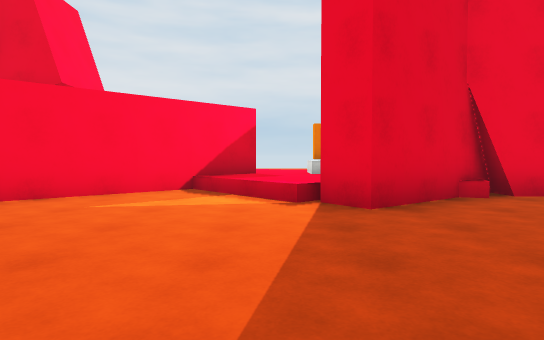
[1] (above)

24 first-person views from a walk through a Unity game level. The camera is 1.2 m above the floor, tilts 2° down and sees 75° across. The floor is counted in squares, 2 m on a side. Each view is taken from the middle of a square. On the plan, view 1 faces up. The plan holds only what a view shows up to about 10 squares ahead; the rest is blank. The place goes on beyond the plan. Surface patterns are stand-ins for the level's own textures.

[2]
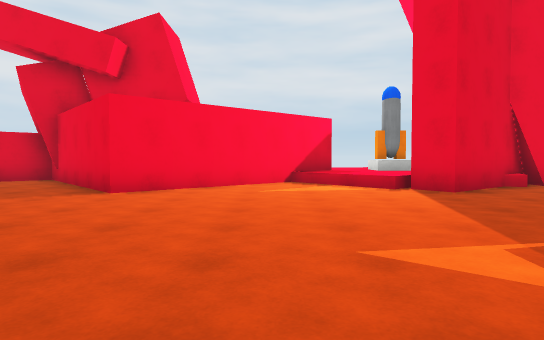

[3]
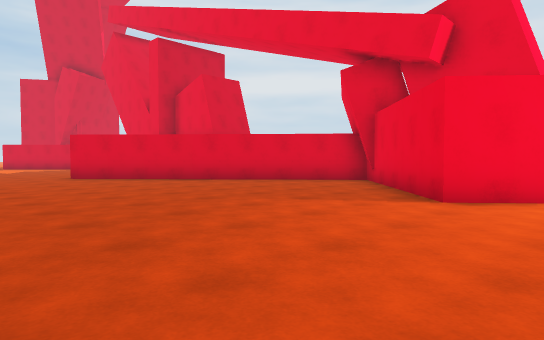

[4]
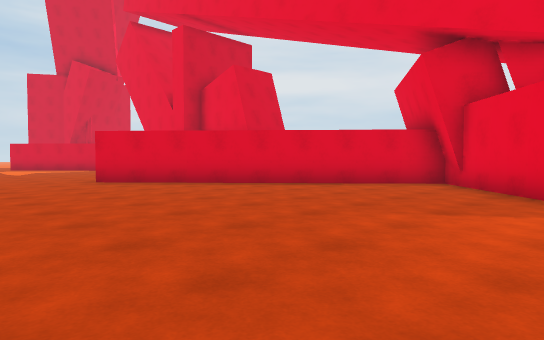

[5]
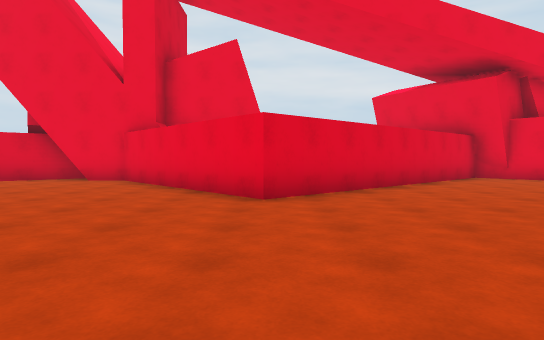

[6]
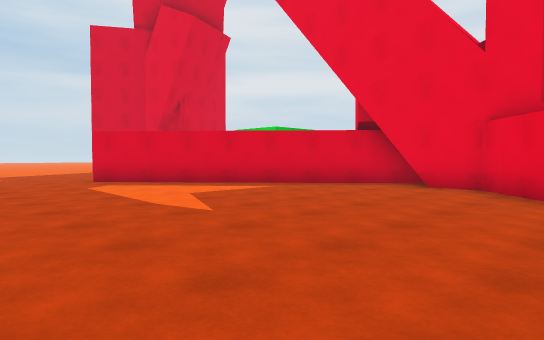

[7]
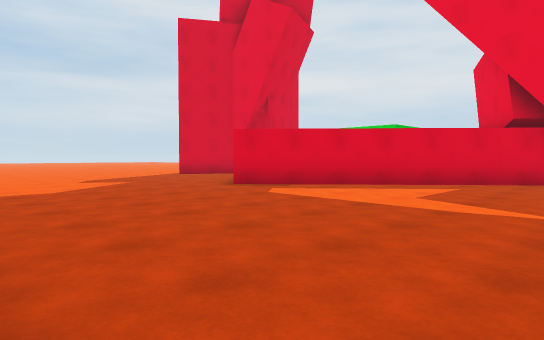

[8]
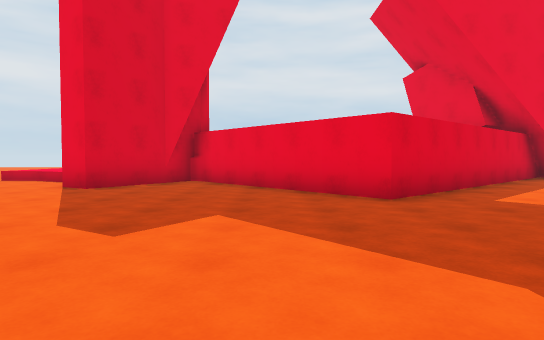

[9]
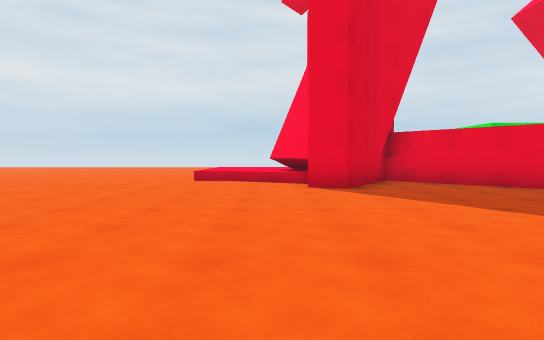

[10]
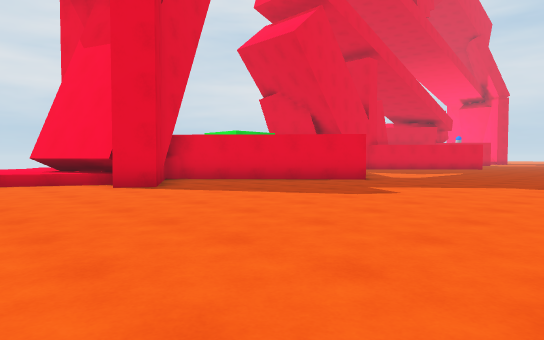

[11]
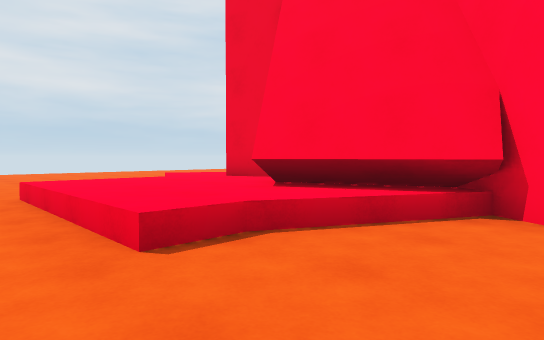

[12]
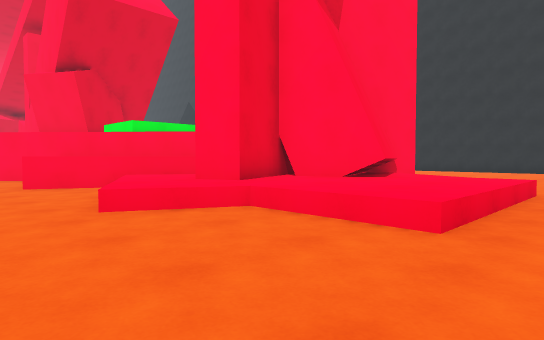

[13]
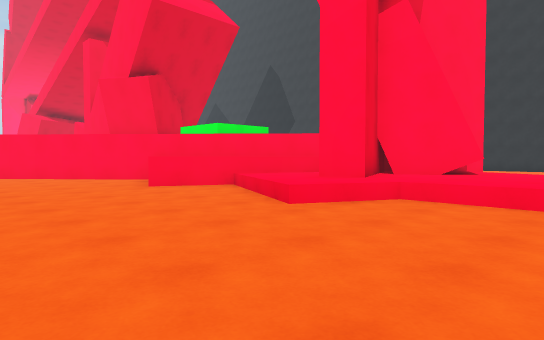

[14]
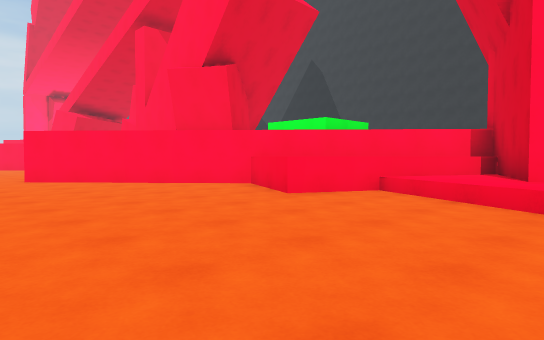

[15]
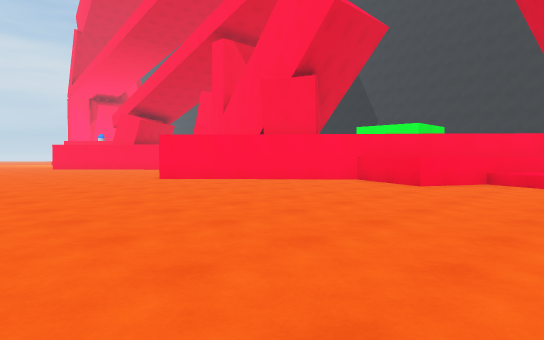

[16]
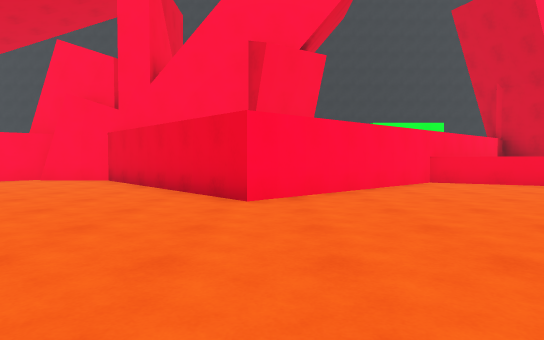

[17]
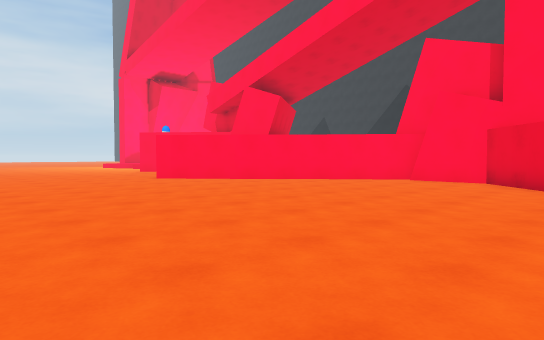

[18]
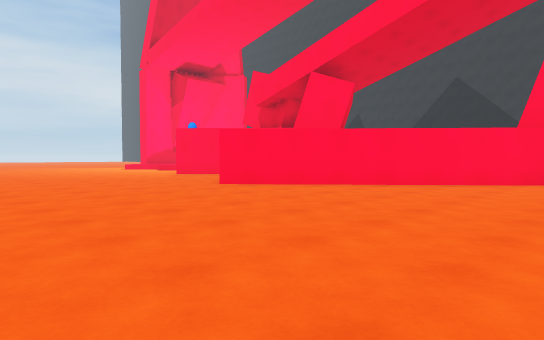

[19]
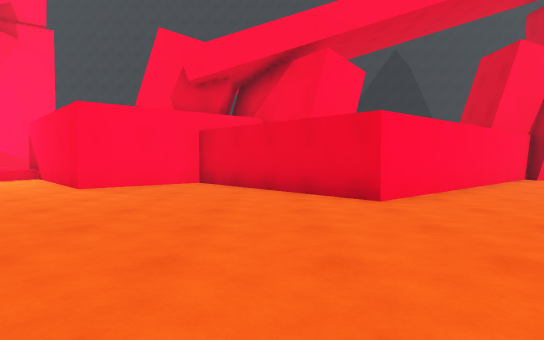

[20]
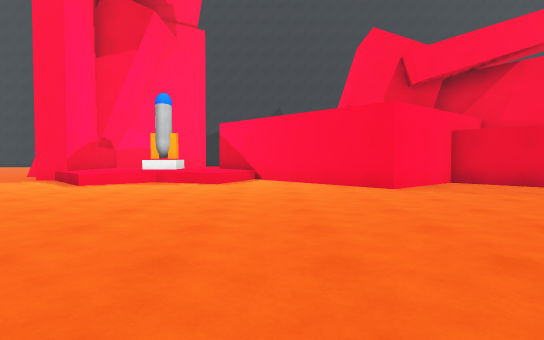

[21]
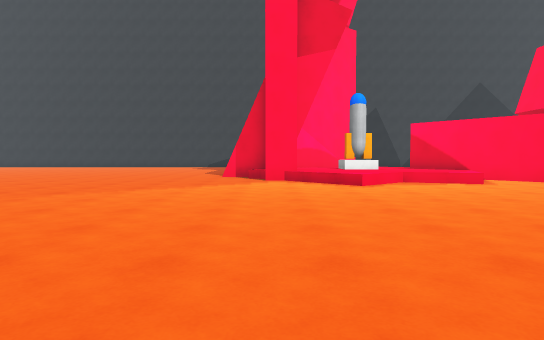

[22]
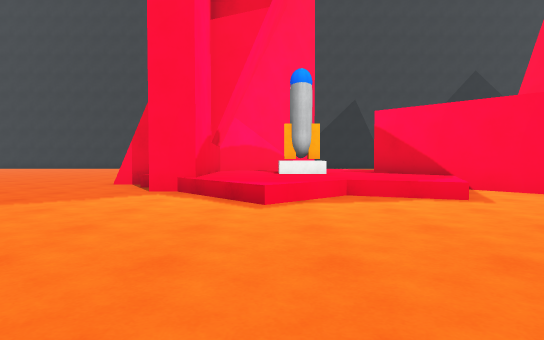

[23]
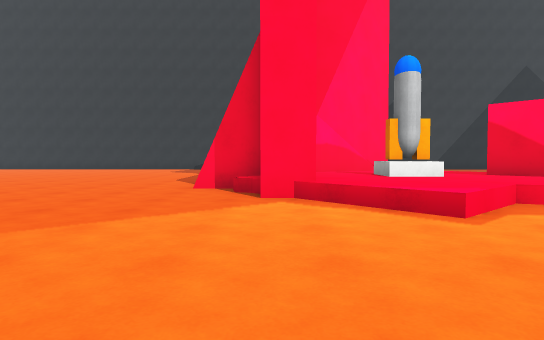

[24]
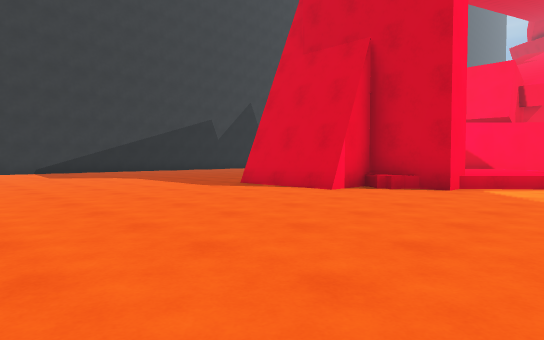

### Floor plan
Key: @ floor where view 1 was taken; # wall or solid block; . main floor; : floor 0.5 m higher than the main floor; / step, stairs or slope; ^ raised ledge; B block; R rocket.
Columns run from 35 left of view 1 to 11 right of it. Each row starts with its distance up from view 1.
 19      .....    . ........   .     .     .
 18      .........................  ...   ...
 17      ............................... .....
 16     .......................................
 15  ..........................................
 14  .............#...........#.................
 13 .............###.........##..................
 12 ............## ##......#####...#...............
 11 ....///.^^.##   ##....##   ##.##../////........
 10 .///:::/^^##     ##..##     #####./:::/........
  9 ./:::#:^^#        ####          ##:::::#.......
  8 ./:::#:^#                 ###    ##:BR:##......
  7 ./:#####      #####      ##.##  ##:::::##.....
  6 .//:####     ##...##    ##...####./:::###......
  5 ....##.##   ##.....#   ##.....##.../###........
  4 ....#...#####......#####......#........ ......
  3 .........##.........###................  .....
  2 ......................................    ....
  1 .....................................      ..
  0 ...................................@
 -1  .......................  .........
 -2  ................   ...          .
 -3  .....  .   .....    .

Where each view was taken, in squares from view 1:
view 1: 0 up, 0 right, facing up
view 2: 2 down, 2 left, facing up
view 3: 1 down, 3 left, facing up-left
view 4: 1 down, 5 left, facing up-left
view 5: 3 down, 14 left, facing up
view 6: 1 down, 16 left, facing up-left
view 7: 3 down, 19 left, facing up-left
view 8: 3 down, 27 left, facing up
view 9: 3 down, 32 left, facing up
view 10: 3 down, 34 left, facing up-right
view 11: 4 up, 35 left, facing up-right
view 12: 13 up, 35 left, facing down-right
view 13: 15 up, 34 left, facing down-right
view 14: 16 up, 31 left, facing down-right
view 15: 19 up, 30 left, facing down-right
view 16: 19 up, 21 left, facing down
view 17: 19 up, 19 left, facing down-right
view 18: 19 up, 16 left, facing down-right
view 19: 19 up, 8 left, facing down
view 20: 19 up, 2 left, facing down
view 21: 19 up, 4 right, facing down
view 22: 16 up, 2 right, facing down
view 23: 15 up, 4 right, facing down
view 24: 12 up, 11 right, facing down-left
